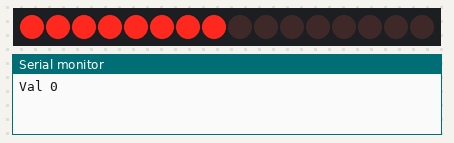
The sketch below on a simulated SparkFun Pro Micro, built with avr-gcc and run on an emulated ATmega32U4. On the bench: 16 port-expander outputs drawn as a row of LEDs (first output left, lit = HIGH), the last lines printed to the serial monitor. Wiring (inferred from the names in the program): MCP23017 port expander at I2C address 0x20. Wiring (inferred from the signals the program sends): row of LEDs: on Q0, Q1, Q2, Q3, Q4, Q5, Q6, Q7, Q8, Q9, Q10, Q11, Q12, Q13, Q14, Q15.

Above: at 1.0 s.
At 3.0 s:
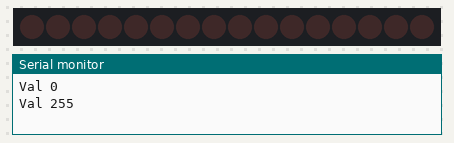
Timing chart, 0 to 5.2 s (numbered marks = the images above):
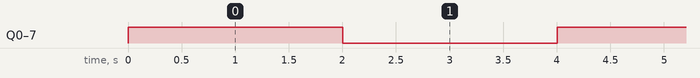

Measured:
- by itself, Q0–7: alternates HIGH for 2.0 s and LOW for 2.0 s

The sketch:

i2c.ino
```cpp
/*
  Test example ardunio pro micro connected to mcp23017 via i2c/TWI.

  Toggle values 0xFF-0x00 on GPIOA.
 */
#include <Wire.h>

void setup() {
  Wire.begin();        // join i2c bus (address optional for master)
  Serial.begin(9600);  // start serial for output
}

const int MCP23017_SLAVE_ADDR = 0x20;
const int MCP23017_IODIR_ADDR_BANK0 = 0x00;
const int MCP23017_GPIOA_ADDR_BANK0 = 0x12;

byte val = 0xff;
void loop() {
  Wire.beginTransmission(MCP23017_SLAVE_ADDR);
  Wire.write(MCP23017_IODIR_ADDR_BANK0);
  Wire.write(0x00);
  Wire.endTransmission();

  delay(1);

  Wire.beginTransmission(MCP23017_SLAVE_ADDR);
  Wire.write(MCP23017_GPIOA_ADDR_BANK0);
  Wire.write(val);
  Wire.endTransmission();

  val = ~val;
  Serial.print("Val ");
  Serial.print(val);
  Serial.println("");

  delay(2000);
}
```
